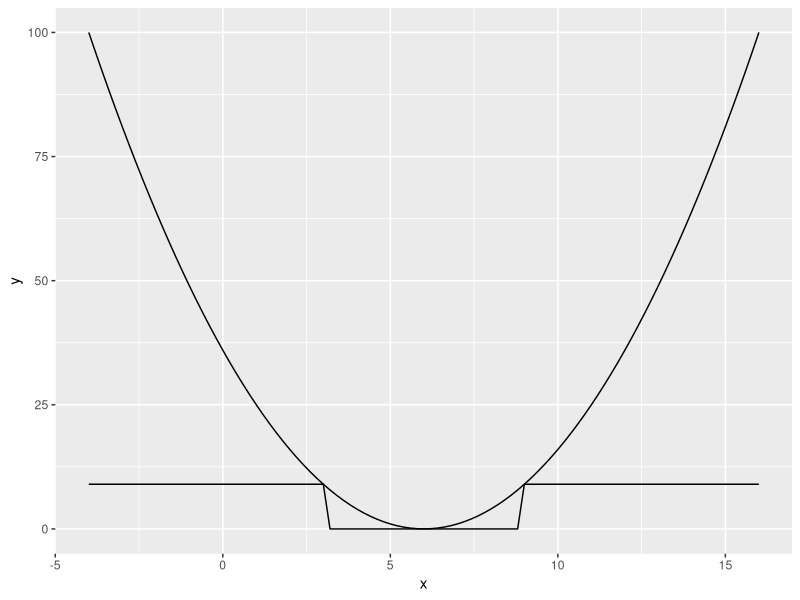

Source code (R):
## ---- chunk 1
library(tidyverse)
## ---- chunk 2
mew <- 6
a <- 3
g <- function(x) (x-mew)^2
h <- function(x) {case_when(
  abs(x-mew)<a ~ 0,
  abs(x-mew)>=a ~ a^2
)}

tibble(x=seq(mew-10,mew+10)) %>%
  ggplot(aes(x=x)) +
  stat_function(fun=g) +
  stat_function(fun=h)
